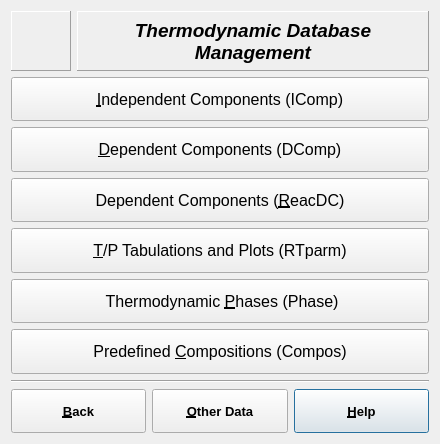
<ui version="4.0" >
 <class>DBDialogData</class>
 <widget class="QWidget" name="DBDialogData" >
  <property name="geometry" >
   <rect>
    <x>0</x>
    <y>0</y>
    <width>440</width>
    <height>444</height>
   </rect>
  </property>
  <property name="sizePolicy" >
   <sizepolicy vsizetype="MinimumExpanding" hsizetype="MinimumExpanding" >
    <horstretch>0</horstretch>
    <verstretch>0</verstretch>
   </sizepolicy>
  </property>
  <property name="minimumSize" >
   <size>
    <width>440</width>
    <height>440</height>
   </size>
  </property>
  <property name="baseSize" >
   <size>
    <width>0</width>
    <height>0</height>
   </size>
  </property>
  <property name="windowTitle" >
   <string>DBDialogData</string>
  </property>
  <layout class="QVBoxLayout" >
   <item>
    <layout class="QHBoxLayout" >
     <item>
      <widget class="QLabel" name="pImg1" >
       <property name="sizePolicy" >
        <sizepolicy vsizetype="Fixed" hsizetype="Fixed" >
         <horstretch>0</horstretch>
         <verstretch>0</verstretch>
        </sizepolicy>
       </property>
       <property name="minimumSize" >
        <size>
         <width>60</width>
         <height>60</height>
        </size>
       </property>
       <property name="frameShape" >
        <enum>QFrame::Panel</enum>
       </property>
       <property name="frameShadow" >
        <enum>QFrame::Raised</enum>
       </property>
       <property name="pixmap" >
        <pixmap resource="../../img.qrc" >:/images/img/gems32.xpm</pixmap>
       </property>
       <property name="scaledContents" >
        <bool>true</bool>
       </property>
       <property name="alignment" >
        <set>Qt::AlignCenter</set>
       </property>
       <property name="wordWrap" >
        <bool>false</bool>
       </property>
      </widget>
     </item>
     <item>
      <widget class="QLabel" name="TextLabel1" >
       <property name="font" >
        <font>
         <family>Arial</family>
         <pointsize>14</pointsize>
         <weight>75</weight>
         <italic>true</italic>
         <bold>true</bold>
        </font>
       </property>
       <property name="frameShape" >
        <enum>QFrame::Panel</enum>
       </property>
       <property name="frameShadow" >
        <enum>QFrame::Raised</enum>
       </property>
       <property name="text" >
        <string>Thermodynamic Database Management</string>
       </property>
       <property name="alignment" >
        <set>Qt::AlignCenter</set>
       </property>
       <property name="wordWrap" >
        <bool>true</bool>
       </property>
      </widget>
     </item>
    </layout>
   </item>
   <item>
    <widget class="QPushButton" name="PushButton1" >
     <property name="sizePolicy" >
      <sizepolicy vsizetype="Minimum" hsizetype="Minimum" >
       <horstretch>0</horstretch>
       <verstretch>0</verstretch>
      </sizepolicy>
     </property>
     <property name="font" >
      <font>
       <family>Arial</family>
       <pointsize>12</pointsize>
      </font>
     </property>
     <property name="toolTip" >
      <string>Basic data describing stoichiometry units (eg. chemical elements)</string>
     </property>
     <property name="text" >
      <string>&amp;Independent Components (IComp)</string>
     </property>
     <property name="shortcut" >
      <string>Alt+I</string>
     </property>
     <property name="default" >
      <bool>false</bool>
     </property>
    </widget>
   </item>
   <item>
    <widget class="QPushButton" name="PushButton1_2" >
     <property name="sizePolicy" >
      <sizepolicy vsizetype="Minimum" hsizetype="Minimum" >
       <horstretch>0</horstretch>
       <verstretch>0</verstretch>
      </sizepolicy>
     </property>
     <property name="font" >
      <font>
       <family>Arial</family>
       <pointsize>12</pointsize>
      </font>
     </property>
     <property name="toolTip" >
      <string>Formulae and standard-state thermochemical / EOS data  for species</string>
     </property>
     <property name="text" >
      <string>&amp;Dependent Components (DComp)</string>
     </property>
     <property name="shortcut" >
      <string>Alt+D</string>
     </property>
    </widget>
   </item>
   <item>
    <widget class="QPushButton" name="PushButton2_2" >
     <property name="sizePolicy" >
      <sizepolicy vsizetype="Minimum" hsizetype="Minimum" >
       <horstretch>0</horstretch>
       <verstretch>0</verstretch>
      </sizepolicy>
     </property>
     <property name="font" >
      <font>
       <family>Arial</family>
       <pointsize>12</pointsize>
      </font>
     </property>
     <property name="toolTip" >
      <string>Formulae and standard-state data for a species defined via reactions with other species</string>
     </property>
     <property name="text" >
      <string>Dependent Components (&amp;ReacDC)</string>
     </property>
     <property name="shortcut" >
      <string>Alt+R</string>
     </property>
    </widget>
   </item>
   <item>
    <widget class="QPushButton" name="PushButton1_2_2" >
     <property name="sizePolicy" >
      <sizepolicy vsizetype="Minimum" hsizetype="Minimum" >
       <horstretch>0</horstretch>
       <verstretch>0</verstretch>
      </sizepolicy>
     </property>
     <property name="font" >
      <font>
       <family>Arial</family>
       <pointsize>12</pointsize>
      </font>
     </property>
     <property name="toolTip" >
      <string>Definitions of T-P grid, calculation and plotting of thermodynamic data for dependent components</string>
     </property>
     <property name="text" >
      <string>&amp;T/P Tabulations and Plots (RTparm)</string>
     </property>
     <property name="shortcut" >
      <string>Alt+T</string>
     </property>
    </widget>
   </item>
   <item>
    <widget class="QPushButton" name="PushButton2_2_2" >
     <property name="sizePolicy" >
      <sizepolicy vsizetype="Minimum" hsizetype="Minimum" >
       <horstretch>0</horstretch>
       <verstretch>0</verstretch>
      </sizepolicy>
     </property>
     <property name="font" >
      <font>
       <family>Arial</family>
       <pointsize>12</pointsize>
      </font>
     </property>
     <property name="toolTip" >
      <string>Definitions of single- and multi-component phases to construct chemical systems</string>
     </property>
     <property name="text" >
      <string> Thermodynamic &amp;Phases (Phase)</string>
     </property>
     <property name="shortcut" >
      <string>Alt+P</string>
     </property>
    </widget>
   </item>
   <item>
    <widget class="QPushButton" name="PushButton2" >
     <property name="sizePolicy" >
      <sizepolicy vsizetype="Minimum" hsizetype="Minimum" >
       <horstretch>0</horstretch>
       <verstretch>0</verstretch>
      </sizepolicy>
     </property>
     <property name="font" >
      <font>
       <family>Arial</family>
       <pointsize>12</pointsize>
      </font>
     </property>
     <property name="toolTip" >
      <string>Definitions of stoichiometry entities for setting up bulk composition of chemical systems</string>
     </property>
     <property name="text" >
      <string>Predefined &amp;Compositions (Compos)</string>
     </property>
     <property name="shortcut" >
      <string>Alt+C</string>
     </property>
    </widget>
   </item>
   <item>
    <widget class="Line" name="Line1" >
     <property name="frameShape" >
      <enum>QFrame::HLine</enum>
     </property>
     <property name="frameShadow" >
      <enum>QFrame::Sunken</enum>
     </property>
    </widget>
   </item>
   <item>
    <layout class="QHBoxLayout" >
     <property name="spacing" >
      <number>6</number>
     </property>
     <property name="leftMargin" >
      <number>0</number>
     </property>
     <property name="topMargin" >
      <number>0</number>
     </property>
     <property name="rightMargin" >
      <number>0</number>
     </property>
     <property name="bottomMargin" >
      <number>0</number>
     </property>
     <item>
      <widget class="QPushButton" name="PushButton3" >
       <property name="sizePolicy" >
        <sizepolicy vsizetype="Minimum" hsizetype="Minimum" >
         <horstretch>0</horstretch>
         <verstretch>0</verstretch>
        </sizepolicy>
       </property>
       <property name="font" >
        <font>
         <family>Arial</family>
         <pointsize>10</pointsize>
         <weight>75</weight>
         <bold>true</bold>
        </font>
       </property>
       <property name="toolTip" >
        <string>Returns to GEM-Selektor Main dialog</string>
       </property>
       <property name="text" >
        <string>&amp;Back</string>
       </property>
       <property name="shortcut" >
        <string>Alt+B</string>
       </property>
       <property name="default" >
        <bool>false</bool>
       </property>
      </widget>
     </item>
     <item>
      <widget class="QPushButton" name="PushButton4" >
       <property name="sizePolicy" >
        <sizepolicy vsizetype="Minimum" hsizetype="Minimum" >
         <horstretch>0</horstretch>
         <verstretch>0</verstretch>
        </sizepolicy>
       </property>
       <property name="font" >
        <font>
         <family>Arial</family>
         <pointsize>10</pointsize>
         <weight>75</weight>
         <bold>true</bold>
        </font>
       </property>
       <property name="toolTip" >
        <string>Press to manage records of other data types</string>
       </property>
       <property name="text" >
        <string>&amp;Other Data</string>
       </property>
       <property name="shortcut" >
        <string>Alt+O</string>
       </property>
      </widget>
     </item>
     <item>
      <widget class="QPushButton" name="PushButton5" >
       <property name="sizePolicy" >
        <sizepolicy vsizetype="Minimum" hsizetype="Minimum" >
         <horstretch>0</horstretch>
         <verstretch>0</verstretch>
        </sizepolicy>
       </property>
       <property name="font" >
        <font>
         <family>Arial</family>
         <pointsize>10</pointsize>
         <weight>75</weight>
         <bold>true</bold>
        </font>
       </property>
       <property name="toolTip" >
        <string>Learn about structure and access mechanisms of thermodynamic database</string>
       </property>
       <property name="text" >
        <string>&amp;Help</string>
       </property>
       <property name="shortcut" >
        <string>Alt+H</string>
       </property>
       <property name="default" >
        <bool>true</bool>
       </property>
      </widget>
     </item>
    </layout>
   </item>
  </layout>
 </widget>
 <layoutdefault spacing="6" margin="11" />
 <resources>
  <include location="../../img.qrc" />
 </resources>
 <connections>
  <connection>
   <sender>PushButton3</sender>
   <signal>clicked()</signal>
   <receiver>DBDialogData</receiver>
   <slot>CmBack()</slot>
   <hints>
    <hint type="sourcelabel" >
     <x>20</x>
     <y>20</y>
    </hint>
    <hint type="destinationlabel" >
     <x>20</x>
     <y>20</y>
    </hint>
   </hints>
  </connection>
  <connection>
   <sender>PushButton4</sender>
   <signal>clicked()</signal>
   <receiver>DBDialogData</receiver>
   <slot>CmAdvanced()</slot>
   <hints>
    <hint type="sourcelabel" >
     <x>20</x>
     <y>20</y>
    </hint>
    <hint type="destinationlabel" >
     <x>20</x>
     <y>20</y>
    </hint>
   </hints>
  </connection>
  <connection>
   <sender>PushButton5</sender>
   <signal>clicked()</signal>
   <receiver>DBDialogData</receiver>
   <slot>CmHelp()</slot>
   <hints>
    <hint type="sourcelabel" >
     <x>20</x>
     <y>20</y>
    </hint>
    <hint type="destinationlabel" >
     <x>20</x>
     <y>20</y>
    </hint>
   </hints>
  </connection>
  <connection>
   <sender>PushButton1</sender>
   <signal>clicked()</signal>
   <receiver>DBDialogData</receiver>
   <slot>CmOpen_ICOMP()</slot>
   <hints>
    <hint type="sourcelabel" >
     <x>20</x>
     <y>20</y>
    </hint>
    <hint type="destinationlabel" >
     <x>20</x>
     <y>20</y>
    </hint>
   </hints>
  </connection>
  <connection>
   <sender>PushButton2</sender>
   <signal>clicked()</signal>
   <receiver>DBDialogData</receiver>
   <slot>CmOpen_COMPOS()</slot>
   <hints>
    <hint type="sourcelabel" >
     <x>20</x>
     <y>20</y>
    </hint>
    <hint type="destinationlabel" >
     <x>20</x>
     <y>20</y>
    </hint>
   </hints>
  </connection>
  <connection>
   <sender>PushButton1_2</sender>
   <signal>clicked()</signal>
   <receiver>DBDialogData</receiver>
   <slot>CmOpen_DCOMP()</slot>
   <hints>
    <hint type="sourcelabel" >
     <x>20</x>
     <y>20</y>
    </hint>
    <hint type="destinationlabel" >
     <x>20</x>
     <y>20</y>
    </hint>
   </hints>
  </connection>
  <connection>
   <sender>PushButton2_2</sender>
   <signal>clicked()</signal>
   <receiver>DBDialogData</receiver>
   <slot>CmOpen_REACDC()</slot>
   <hints>
    <hint type="sourcelabel" >
     <x>20</x>
     <y>20</y>
    </hint>
    <hint type="destinationlabel" >
     <x>20</x>
     <y>20</y>
    </hint>
   </hints>
  </connection>
  <connection>
   <sender>PushButton1_2_2</sender>
   <signal>clicked()</signal>
   <receiver>DBDialogData</receiver>
   <slot>CmOpen_RTPARM()</slot>
   <hints>
    <hint type="sourcelabel" >
     <x>20</x>
     <y>20</y>
    </hint>
    <hint type="destinationlabel" >
     <x>20</x>
     <y>20</y>
    </hint>
   </hints>
  </connection>
  <connection>
   <sender>PushButton2_2_2</sender>
   <signal>clicked()</signal>
   <receiver>DBDialogData</receiver>
   <slot>CmOpen_PHASE()</slot>
   <hints>
    <hint type="sourcelabel" >
     <x>20</x>
     <y>20</y>
    </hint>
    <hint type="destinationlabel" >
     <x>20</x>
     <y>20</y>
    </hint>
   </hints>
  </connection>
 </connections>
</ui>
